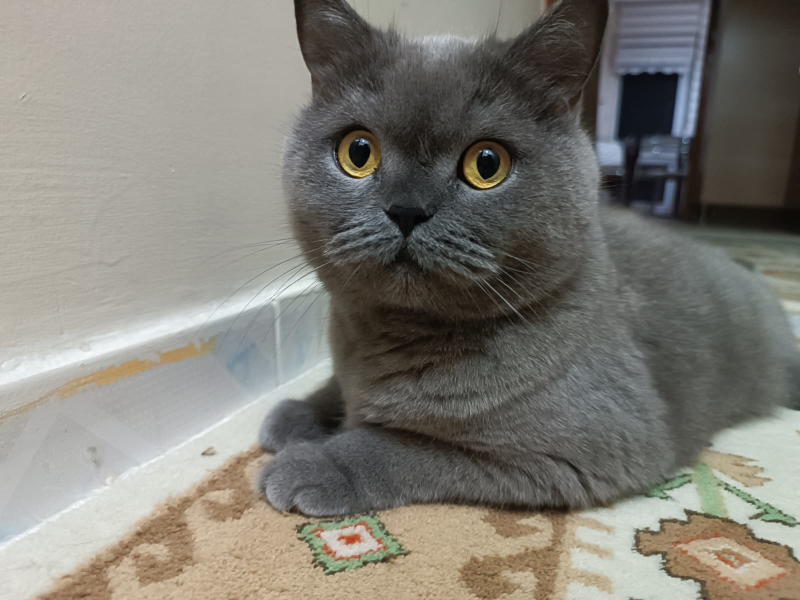
#> input picture OPEN_CV/Photos/cat3.jpeg, 1600 x 1200 px, found by its file name (shown at 1/2 size)
$ python basic.py
#> lines starting #> are read from the running program, lines starting #| are printed output that depends on the picture; after the words box and inside, x2 and y2 are one past the last pixel; in counts of white or black regions, pixels touching at a corner belong together
import cv2 as cv

img = cv.imread('OPEN_CV/Photos/cat3.jpeg')
#> img is the input picture: shape (1200, 1600, 3); mean B, G, R 117.6, 125.2, 127.7
cv.imshow('Cat', img)

#Converting to grayscale
gray = cv.cvtColor(img, cv.COLOR_BGR2GRAY)
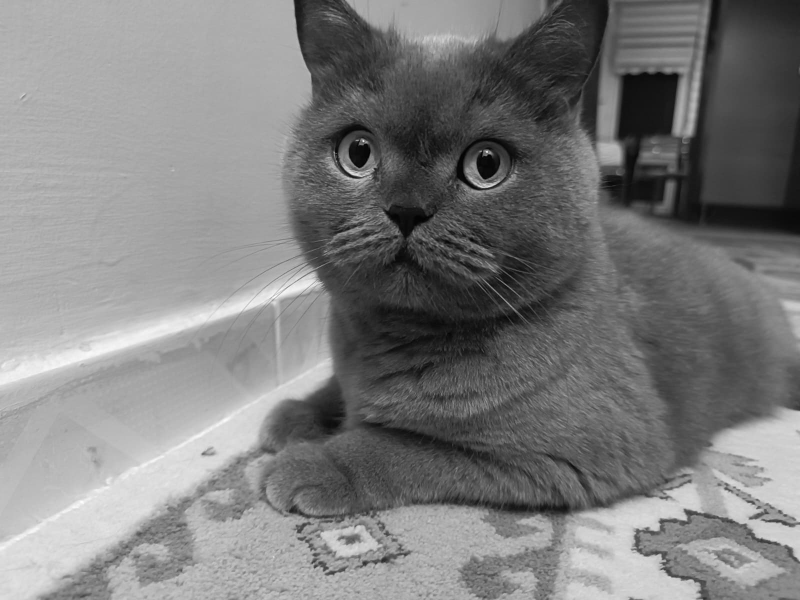
#> gray: shape (1200, 1600) (shown at 1/2 size); min 0, max 254, mean 125.1
cv.imshow('Gray', gray)

#Blur
blur = cv.GaussianBlur(img, (3,3), 0)
cv.imshow('Blur', blur)

#Edge Cascade
canny = cv.Canny(img, 125, 175)
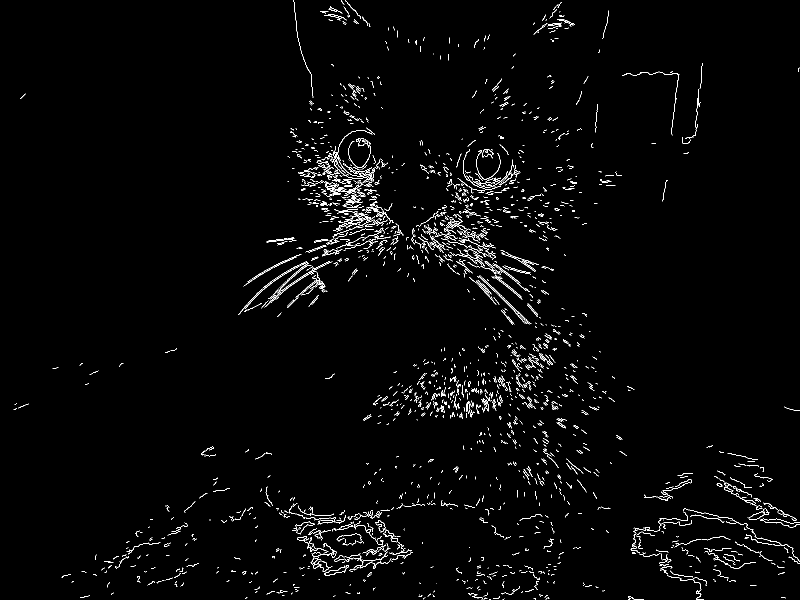
#> canny: shape (1200, 1600) (shown at 1/2 size); 1.9% white in thin lines or dots
cv.imshow('Canny', canny)

#Blur edge Cascade
canny = cv.Canny(blur, 125, 175)
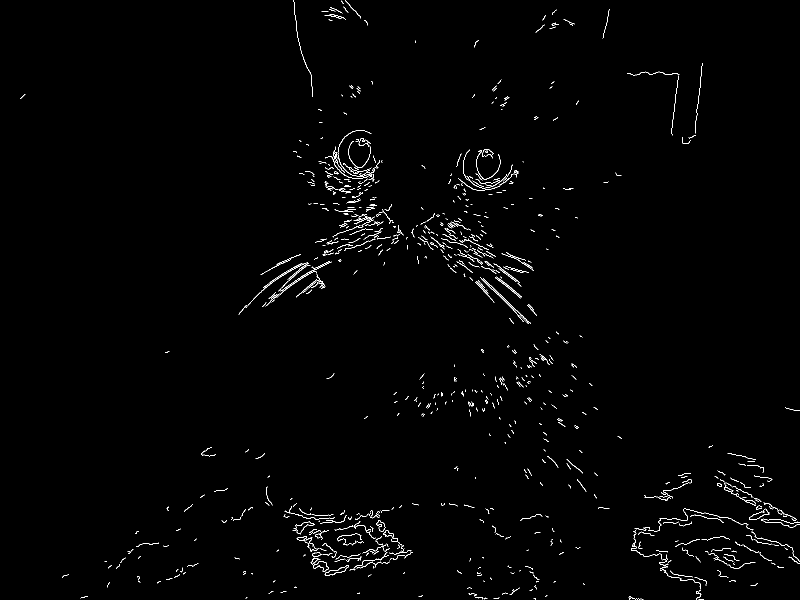
#> canny: shape (1200, 1600) (shown at 1/2 size); 1% white in thin lines or dots
cv.imshow('Canny Blur', canny)

#Dilating the image
dilated = cv.dilate(canny,(3,3), iterations=1)
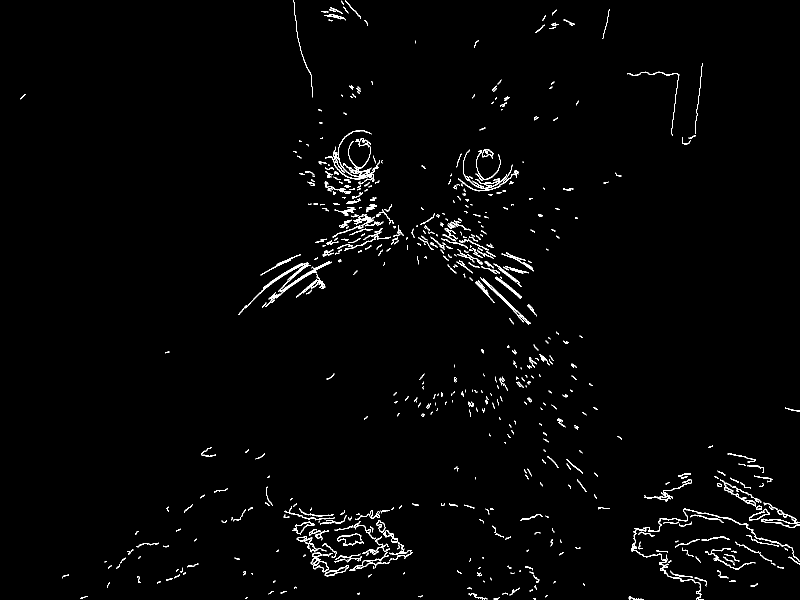
#> dilated: shape (1200, 1600) (shown at 1/2 size); 1.7% white in thin lines or dots
cv.imshow('Dilated', dilated)

#Eroding
eroded = cv.erode(canny,(3,3), iterations=1)
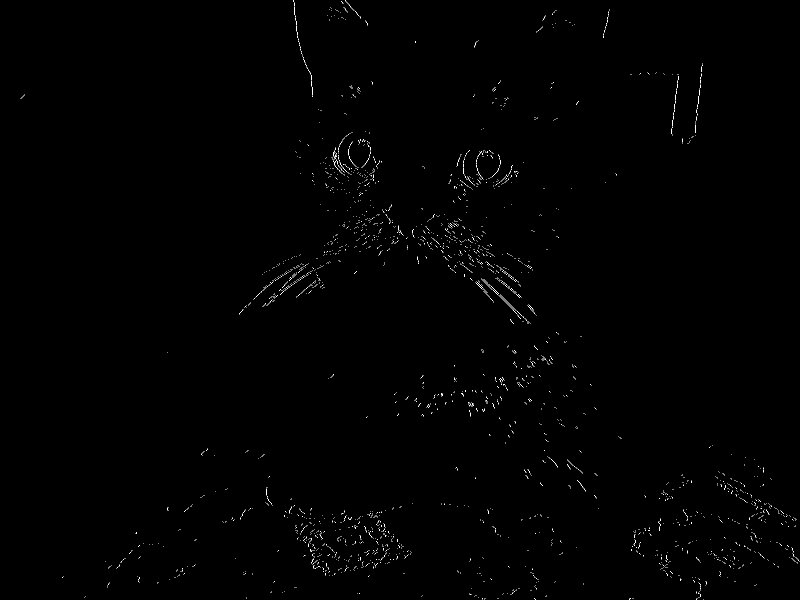
#> eroded: shape (1200, 1600) (shown at 1/2 size); 0.33% white in thin lines or dots
cv.imshow('Eroded', eroded)

#Resize but Scaling distortion
resized = cv.resize(img,(480,480),cv.INTER_LANCZOS4)
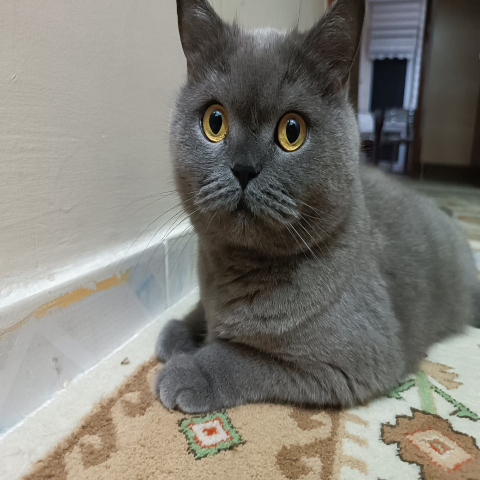
#> resized: shape (480, 480, 3); mean B, G, R 117.6, 125.2, 127.6
cv.imshow('Resized', resized)

#Croping
cropped = img [50:200,300:400]
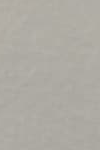
#> cropped: shape (150, 100, 3); mean B, G, R 163.7, 171.1, 174.2
cv.imshow('Cropped', cropped)

cv.waitKey(0)

$ run again, with OPEN_CV/Photos/cat1.jpeg copied over OPEN_CV/Photos/cat3.jpeg
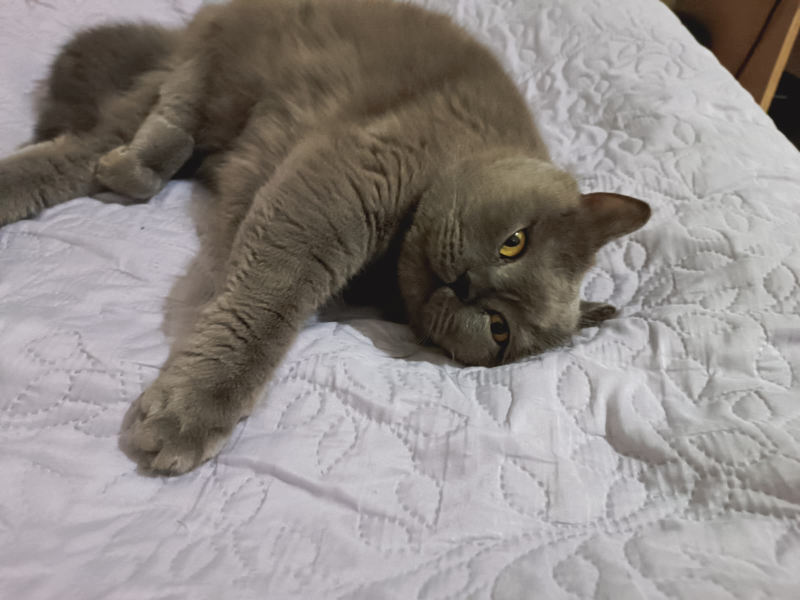
#> input picture OPEN_CV/Photos/cat1.jpeg, 1600 x 1200 px, found by its file name (shown at 1/2 size)
#> img is the input picture: shape (1200, 1600, 3); mean B, G, R 135.9, 138.6, 144.7
#> `canny = cv.Canny(img, 125, 175)`:
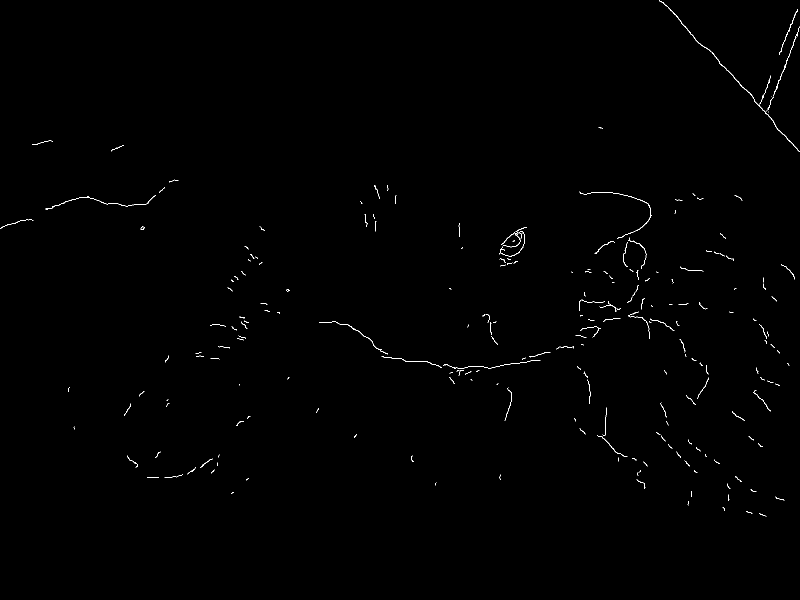
#> canny: shape (1200, 1600) (shown at 1/2 size); 0.35% white in thin lines or dots, all inside (x1, y1, x2, y2) = (1, 0, 1600, 1033)
#> dilated: shape (1200, 1600); 0.41% white in thin lines or dots, all inside (x1, y1, x2, y2) = (2, 0, 1600, 1028)
#> eroded: shape (1200, 1600); 0.1% white in thin lines or dots, all inside (x1, y1, x2, y2) = (2, 0, 1599, 1027)
#> `cropped = img [50:200,300:400]`:
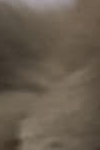
#> cropped: shape (150, 100, 3); mean B, G, R 78, 92, 103.5

$ run again, with OPEN_CV/Photos/cat2.jpeg copied over OPEN_CV/Photos/cat3.jpeg
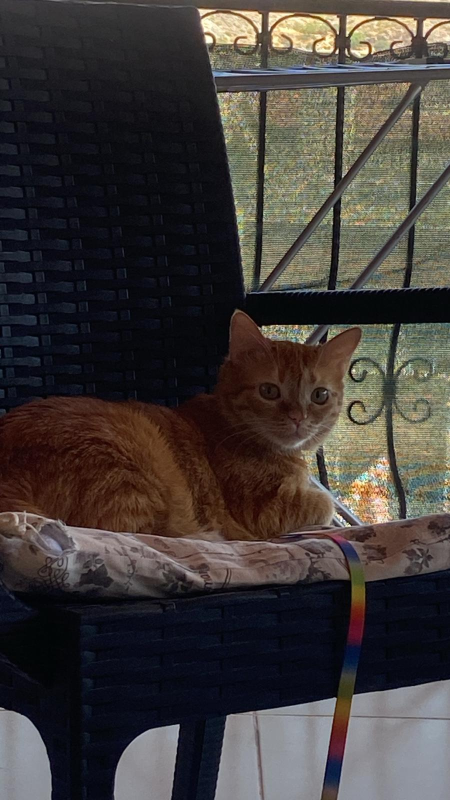
#> input picture OPEN_CV/Photos/cat2.jpeg, 900 x 1600 px, found by its file name (shown at 1/2 size)
#> img is the input picture: shape (1600, 900, 3); mean B, G, R 57.6, 59.9, 65.4
#> `canny = cv.Canny(img, 125, 175)`:
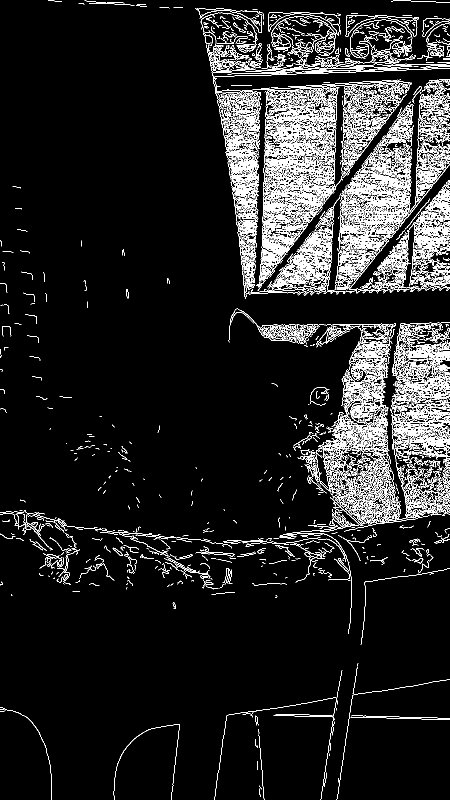
#> canny: shape (1600, 900) (shown at 1/2 size); 8.3% white in thin lines or dots
#> dilated: shape (1600, 900); 8.5% white in thin lines or dots
#> eroded: shape (1600, 900); 1.4% white in thin lines or dots
#> `cropped = img [50:200,300:400]`:
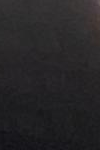
#> cropped: shape (150, 100, 3); mean B, G, R 38.9, 37.2, 38.6

$ run again, with OPEN_CV/Photos/OPEN_CV_test.png saved as OPEN_CV/Photos/cat3.jpeg
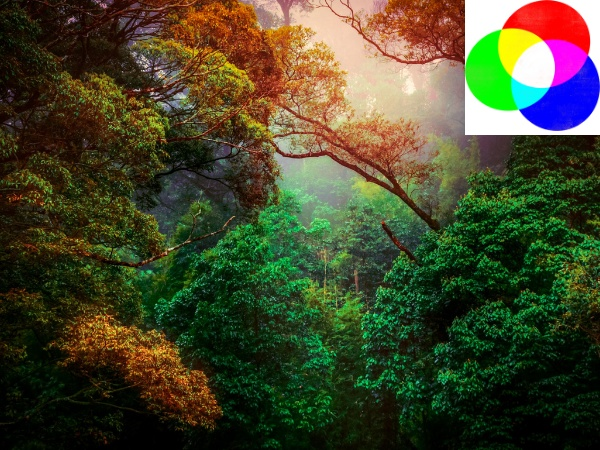
#> input picture OPEN_CV/Photos/OPEN_CV_test.png, 600 x 450 px, found by its file name
#> img is the input picture: shape (450, 600, 3); mean B, G, R 43.6, 70.2, 68.9
#> dilated: shape (450, 600); 22.3% white in thin lines or dots
#> eroded: shape (450, 600); 5% white in thin lines or dots
#> `cropped = img [50:200,300:400]`:
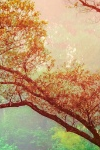
#> cropped: shape (150, 100, 3); mean B, G, R 110, 151.4, 184.2
